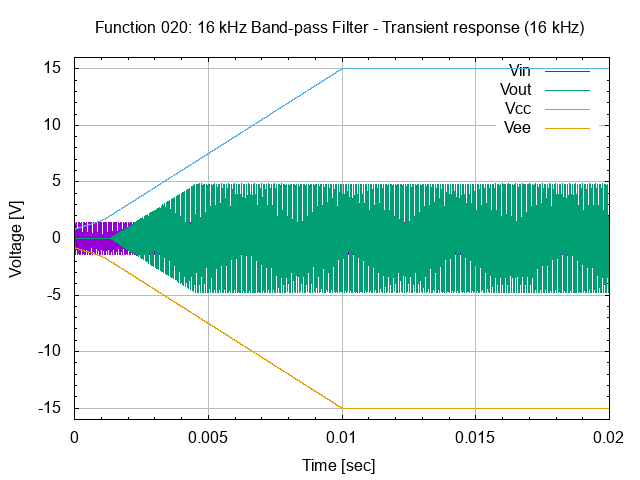

Write the gnuplot code that produced this figure.
# set terminal
set term png

#set graph
set output "26.020.00.01.01.01.png"
set title "Function 020: 16 kHz Band-pass Filter - Transient response (16 kHz)"

# setup Y-axis
set yrange [-16:16]
set grid ytics lt 1 lw 1 lc rgb "#bbbbbb"
set mytics
set ylabel "Voltage [V]"

# setup X-axis
set grid xtics lt 1 lw 1 lc rgb "#bbbbbb"
set mxtics
set xlabel "Time [sec]"

# setup plot style
set style data lines
plot '26.020.00.01.01.dat' using 1:2 title "Vin", \
     '26.020.00.01.01.dat' using 1:3 title "Vout", \
     '26.020.00.01.01.dat' using 1:4 title "Vcc", \
     '26.020.00.01.01.dat' using 1:5 title "Vee"

# set output back to default
set output

# reset terminal type
set terminal pop
